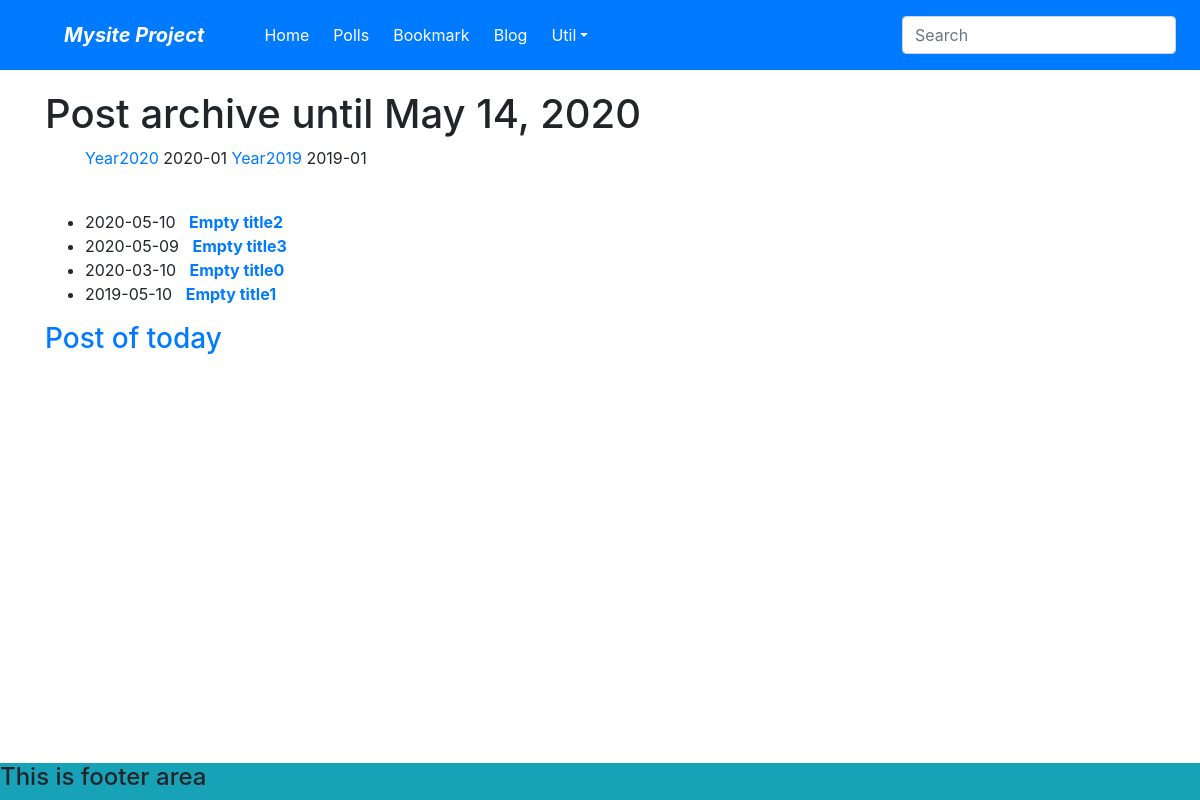
Screenshot of /blog/archive/ with the database file from the repository.
### blog/models.py (models this page shows, shortened)
class Post(models.Model):
    title = models.CharField(verbose_name='Post_Title', max_length=100, default="Empty title", blank=True)
    slug = models.SlugField(verbose_name='SLUG', unique=True, allow_unicode=True,\
        help_text='one word for title alias.')
    description = models.CharField(verbose_name='Description', max_length=100, blank=True, help_text= 'simple \
        description text.')
    content = models.TextField('CONTENT')
    create_dt = models.DateTimeField('CREATE DATE', auto_now_add=True)
    modify_dt = models.DateTimeField('MODIFIED DATE', auto_now=False)
    class Meta:
        verbose_name = 'posting'
        verbose_name_plural = 'postings'
        db_table = 'blog_posts'
        ordering = ('-modify_dt',)
    def get_absolute_url(self):
        return reverse("blog:post_detail", args=(self.slug,))

### blog/views.py (the view)
# urls.py: path('archive/', PostAV.as_view(), name='post_archive'),
class PostAV(ArchiveIndexView):
    model = Post
    date_field = 'modify_dt'

### blog/templates/blog/post_archive.html (shortened to what this page needs)
{% extends 'home.html' %}
{% block content %}
    <h1>Post archive until {% now "N d, Y" %}</h1>
    <ul>
        {% for date in date_list %}
            <li style="display: inline;">
                <a href="{% url 'blog:post_year_archive' date|date:'Y' %}">
                    Year{{date|date:'Y'}}
                </a>
            </li>
            {{date|date:'Y-m'}}
        {% endfor %}
    </ul>
    <br>
    <div>
        <ul>
            {% for p in object_list %}
                <li>{{p.modify_dt|date:"Y-m-d"}}&nbsp;&nbsp;
                <a href="{{p.get_absolute_url}}"><strong>{{p.title}}</strong></a></li>
            {% endfor %}
        </ul>
    </div>
    <h3><a href="{% url 'blog:post_today_archive' %}">Post of today</a></h3>
{% endblock %}

### rows the page displays
Post: modify_dt "2020-05-10", title "Empty title2"
Post: modify_dt "2020-05-09", title "Empty title3"
Post: modify_dt "2020-03-10", title "Empty title0"
Post: modify_dt "2019-05-10", title "Empty title1"

### other values shown
{{ date|date:'Y' }} "2020" "2019"
{{ date|date:'Y-m' }} "2020-01" "2019-01"
